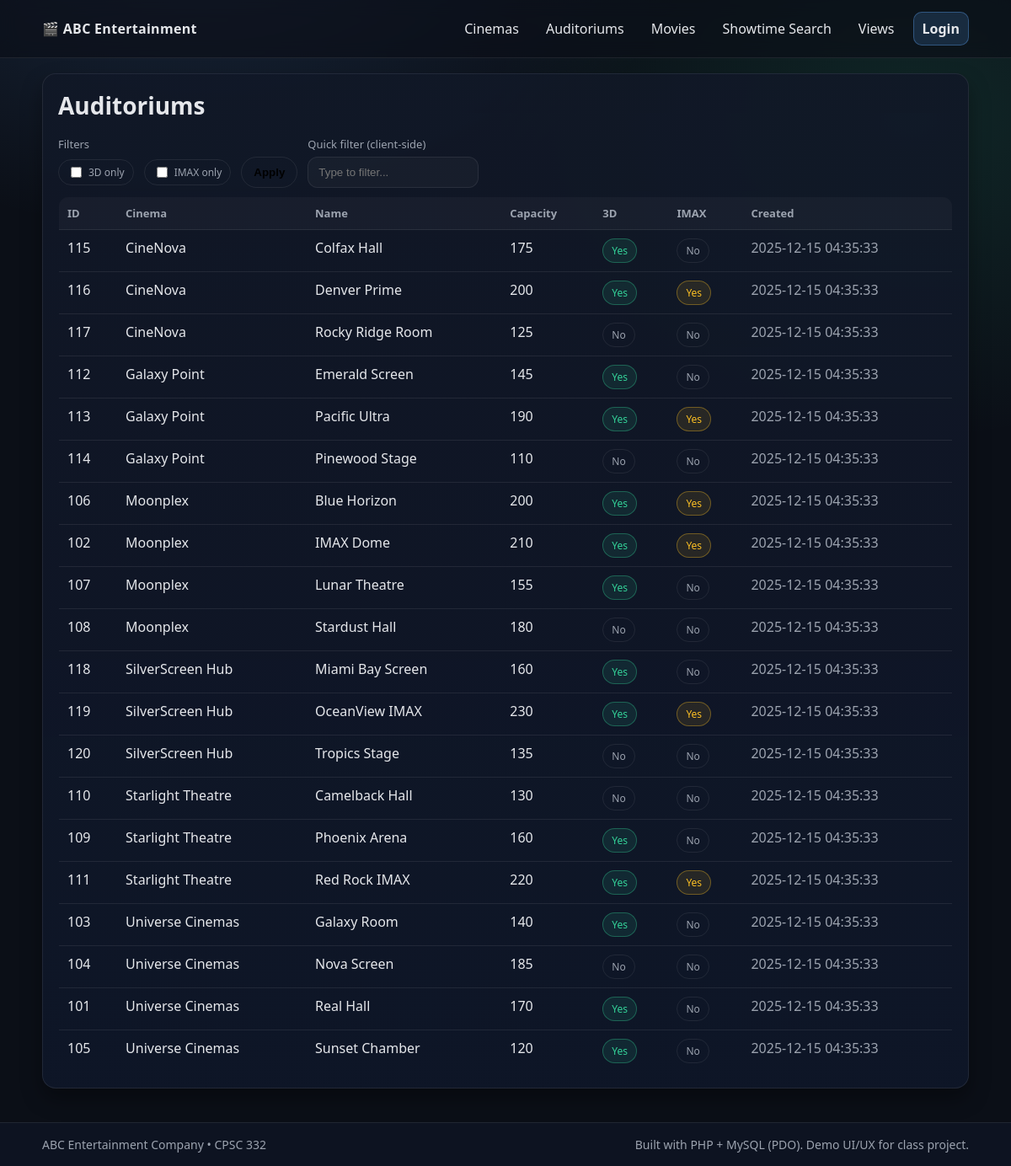
Page /auditoriums.php on the committed database.
### tables this page shows
CREATE TABLE AUDITORIUM (
    Auditorium_Id   INT,
    Name            VARCHAR(50),
    Capacity        INT NOT NULL,
    Support_3D      BIT,
    Support_IMAX    BIT,
    Cinema_Id       INT NOT NULL,
    Creation_Time TIMESTAMP NOT NULL DEFAULT CURRENT_TIMESTAMP,
    CONSTRAINT pk_auditorium 
        PRIMARY KEY (Auditorium_Id),
    CONSTRAINT uk_Aname UNIQUE (Name), 
    CONSTRAINT fk_auditorium_cinema
        FOREIGN KEY (Cinema_Id) REFERENCES CINEMA(Cinema_Id)
);

CREATE TABLE CINEMA (
    Cinema_Id       INT,
    Name            VARCHAR(100) NOT NULL,
    Street_no       VARCHAR(10),
    Street_name     VARCHAR(50),
    City            VARCHAR(50),
    State           VARCHAR(50),
    ZIP_code        VARCHAR(10),
    Creation_Time TIMESTAMP NOT NULL DEFAULT CURRENT_TIMESTAMP,
    CONSTRAINT pk_cinema 
        PRIMARY KEY (Cinema_Id)
);

### auth.php (called while the page is built, shortened)
<?php
function current_user(): ?array {
  return $_SESSION['user'] ?? null;
}

### util.php (called while the page is built, shortened)
<?php
function h(?string $s): string { return htmlspecialchars($s ?? '', ENT_QUOTES, 'UTF-8'); }

### auditoriums.php (the view, shortened to what this page needs)
<?php
$pdo = require __DIR__ . '/db.php';
require __DIR__ . '/partials/header.php';
$only3d = isset($_GET['only3d']) ? 1 : 0;
$onlyimax = isset($_GET['onlyimax']) ? 1 : 0;
$sql = "SELECT a.Auditorium_Id, a.Name AS Auditorium_Name, a.Capacity, a.Support_3D, a.Support_IMAX,
               c.Name AS Cinema_Name, a.Creation_Time
        FROM AUDITORIUM a
        JOIN CINEMA c ON c.Cinema_Id = a.Cinema_Id
        WHERE (:only3d = 0 OR a.Support_3D = 1)
          AND (:onlyimax = 0 OR a.Support_IMAX = 1)
        ORDER BY c.Name, a.Name";
$stmt = $pdo->prepare($sql);
$stmt->execute([':only3d' => $only3d, ':onlyimax' => $onlyimax]);
$rows = $stmt->fetchAll();
?>
<div class="card">
  <h1 class="h1">Auditoriums</h1>
  <div class="row" style="margin-top:8px;">
    <form method="get" class="row" style="margin:0; padding:0;">
      <div class="field" style="flex:0 0 auto;">
        <label>Filters</label>
        <div class="row" style="align-items:center;">
          <label class="badge"><input type="checkbox" name="only3d" value="1" <?= $only3d?'checked':''; ?> style="margin-right:8px;">3D only</label>
          <label class="badge"><input type="checkbox" name="onlyimax" value="1" <?= $onlyimax?'checked':''; ?> style="margin-right:8px;">IMAX only</label>
          <button class="btn btn--ghost" type="submit">Apply</button>
        </div>
      </div>
      <div class="field" style="flex:1">
        <label>Quick filter (client-side)</label>
        <input data-table-filter="audTable" placeholder="Type to filter...">
      </div>
    </form>
  </div>
  <table class="table" id="audTable">
    <thead>
      <tr>
        <th>ID</th><th>Cinema</th><th>Name</th><th>Capacity</th><th>3D</th><th>IMAX</th><th>Created</th>
      </tr>
    </thead>
    <tbody>
      <?php foreach ($rows as $r): ?>
        <tr>
          <td><?= (int)$r['Auditorium_Id'] ?></td>
          <td><?= h($r['Cinema_Name']) ?></td>
          <td><?= h($r['Auditorium_Name']) ?></td>
          <td><?= (int)$r['Capacity'] ?></td>
          <td><?= $r['Support_3D'] ? '<span class="badge badge--ok">Yes</span>' : '<span class="badge">No</span>' ?></td>
          <td><?= $r['Support_IMAX'] ? '<span class="badge badge--warn">Yes</span>' : '<span class="badge">No</span>' ?></td>
          <td class="muted"><?= h($r['Creation_Time']) ?></td>
        </tr>
      <?php endforeach; ?>
    </tbody>
  </table>
</div>
<?php require __DIR__ . '/partials/footer.php'; ?>

### partials/header.php (shortened to what this page needs)
<?php
require_once __DIR__ . '/../auth.php';
require_once __DIR__ . '/../util.php';
$user = current_user();
?>
<!doctype html>
<html lang="en">
<head>
  <link rel="stylesheet" href="style.css">
</head>
<body>
<header class="topbar">
  <div class="container topbar__inner">
    <a class="brand" href="index.php">ABC Entertainment</a>
    <nav class="nav">
      <a href="cinemas.php">Cinemas</a>
      <a href="auditoriums.php">Auditoriums</a>
      <a href="movies.php">Movies</a>
      <a href="showtime_search.php">Showtime Search</a>
      <a href="views.php">Views</a>
      <?php if ($user): ?>
        <a href="employees.php">Employees</a>
        <span class="nav__user">Hi, <?= h($user['fname'] ?? $user['username']) ?></span>
        <a class="btn btn--ghost" href="logout.php">Logout</a>
      <?php else: ?>
        <a class="btn btn--primary" href="login.php">Login</a>
      <?php endif; ?>
    </nav>
  </div>
</header>
<main class="container">

### partials/footer.php (shortened to what this page needs)
</main>
<footer class="footer">
  <div class="container footer__inner">
    <div>ABC Entertainment Company • CPSC 332</div>
    <div class="muted">Built with PHP + MySQL (PDO). Demo UI/UX for class project.</div>
  </div>
</footer>
</body>
</html>

### style.css (style rules this page uses)
:root { --bg:#0b0f17; --panel:#111827; --panel2:#0f172a; --text:#e5e7eb; --muted:#9ca3af; --brand:#60a5fa; --ok:#34d399; --warn:#fbbf24; --bad:#fb7185; --line: rgba(255,255,255,.08); --shadow: 0 12px 24px rgba(0,0,0,.35); --radius: 16px; --radius2: 12px; --font: ui-sans-serif, system-ui, -apple-system, Segoe UI, Roboto, Helvetica, Arial, "Apple Color Emoji","Segoe UI Emoji"; }
* { box-sizing:border-box; }
html,body { height:100%; }
body { margin:0; background: radial-gradient(1000px 700px at 20% -10%, rgba(96,165,250,.18), transparent 60%), radial-gradient(900px 700px at 90% 10%, rgba(52,211,153,.12), transparent 55%), var(--bg); color:var(--text); font-family:var(--font); }
a { color:inherit; text-decoration:none; }
.container { width:min(1100px, calc(100% - 32px)); margin:0 auto; padding: 18px 0; }
.topbar { position:sticky; top:0; z-index:10; backdrop-filter: blur(10px); background: rgba(11,15,23,.65); border-bottom:1px solid var(--line); }
.topbar__inner { display:flex; align-items:center; justify-content:space-between; gap:16px; padding:14px 0; }
.brand { font-weight:800; letter-spacing:.3px; }
.brand::before { content:"🎬 "; }
.nav { display:flex; align-items:center; flex-wrap:wrap; gap:12px; }
.nav a { padding:8px 10px; border-radius:10px; color:var(--text); }
.footer { border-top:1px solid var(--line); background: rgba(15,23,42,.55); margin-top: 22px; }
.footer__inner { display:flex; justify-content:space-between; gap:16px; padding: 16px 0; color:var(--muted); font-size: 14px; }
.muted { color:var(--muted); }
.card { background: linear-gradient(180deg, rgba(17,24,39,.9), rgba(15,23,42,.85)); border: 1px solid var(--line); border-radius: var(--radius); box-shadow: var(--shadow); padding: 18px; }
.h1 { font-size: 28px; margin:0 0 6px; }
.btn { display:inline-flex; align-items:center; justify-content:center; gap:10px; border-radius: 999px; padding: 10px 14px; border:1px solid transparent; font-weight:700; cursor:pointer; transition: transform .07s ease, opacity .1s ease, background .1s ease; }
.btn--primary { background: rgba(96,165,250,.16); border-color: rgba(96,165,250,.35); }
.btn--ghost { background: transparent; border-color: var(--line); }
.field { display:flex; flex-direction:column; gap:6px; margin: 10px 0; }
label { font-size: 13px; color: var(--muted); }
input, select, textarea { border-radius: 12px; border:1px solid var(--line); background: rgba(255,255,255,.03); color: var(--text); padding: 10px 12px; outline:none; }
.row { display:flex; gap:12px; flex-wrap:wrap; align-items:end; }
.row > .field { flex: 1 1 240px; }
.table { width:100%; border-collapse: collapse; overflow:hidden; border-radius: var(--radius2); border:1px solid var(--line); }
.table th, .table td { text-align:left; padding: 10px 10px; border-bottom: 1px solid var(--line); vertical-align: top; }
.table th { color: var(--muted); font-weight:700; font-size: 13px; background: rgba(255,255,255,.03); }
.badge { display:inline-flex; align-items:center; padding: 5px 10px; border-radius: 999px; border:1px solid var(--line); color: var(--muted); font-size: 12px; }
.badge--ok { border-color: rgba(52,211,153,.35); color: var(--ok); background: rgba(52,211,153,.10); }
.badge--warn { border-color: rgba(251,191,36,.35); color: var(--warn); background: rgba(251,191,36,.10); }

### rows in the picture
auditorium: Auditorium_Id "115", Cinema_Id.Name "CineNova", Name "Colfax Hall", Capacity "175", Support_3D "Yes", Support_IMAX "No", Creation_Time "2025-12-15 04:35:33"
auditorium: Auditorium_Id "116", Cinema_Id.Name "CineNova", Name "Denver Prime", Capacity "200", Support_3D "Yes", Support_IMAX "Yes", Creation_Time "2025-12-15 04:35:33"
auditorium: Auditorium_Id "117", Cinema_Id.Name "CineNova", Name "Rocky Ridge Room", Capacity "125", Support_3D "No", Support_IMAX "No", Creation_Time "2025-12-15 04:35:33"
auditorium: Auditorium_Id "112", Cinema_Id.Name "Galaxy Point", Name "Emerald Screen", Capacity "145", Support_3D "Yes", Support_IMAX "No", Creation_Time "2025-12-15 04:35:33"
auditorium: Auditorium_Id "113", Cinema_Id.Name "Galaxy Point", Name "Pacific Ultra", Capacity "190", Support_3D "Yes", Support_IMAX "Yes", Creation_Time "2025-12-15 04:35:33"
auditorium: Auditorium_Id "114", Cinema_Id.Name "Galaxy Point", Name "Pinewood Stage", Capacity "110", Support_3D "No", Support_IMAX "No", Creation_Time "2025-12-15 04:35:33"
auditorium: Auditorium_Id "106", Cinema_Id.Name "Moonplex", Name "Blue Horizon", Capacity "200", Support_3D "Yes", Support_IMAX "Yes", Creation_Time "2025-12-15 04:35:33"
auditorium: Auditorium_Id "102", Cinema_Id.Name "Moonplex", Name "IMAX Dome", Capacity "210", Support_3D "Yes", Support_IMAX "Yes", Creation_Time "2025-12-15 04:35:33"
auditorium: Auditorium_Id "107", Cinema_Id.Name "Moonplex", Name "Lunar Theatre", Capacity "155", Support_3D "Yes", Support_IMAX "No", Creation_Time "2025-12-15 04:35:33"
auditorium: Auditorium_Id "108", Cinema_Id.Name "Moonplex", Name "Stardust Hall", Capacity "180", Support_3D "No", Support_IMAX "No", Creation_Time "2025-12-15 04:35:33"
auditorium: Auditorium_Id "118", Cinema_Id.Name "SilverScreen Hub", Name "Miami Bay Screen", Capacity "160", Support_3D "Yes", Support_IMAX "No", Creation_Time "2025-12-15 04:35:33"
auditorium: Auditorium_Id "119", Cinema_Id.Name "SilverScreen Hub", Name "OceanView IMAX", Capacity "230", Support_3D "Yes", Support_IMAX "Yes", Creation_Time "2025-12-15 04:35:33"
auditorium: Auditorium_Id "120", Cinema_Id.Name "SilverScreen Hub", Name "Tropics Stage", Capacity "135", Support_3D "No", Support_IMAX "No", Creation_Time "2025-12-15 04:35:33"
auditorium: Auditorium_Id "110", Cinema_Id.Name "Starlight Theatre", Name "Camelback Hall", Capacity "130", Support_3D "No", Support_IMAX "No", Creation_Time "2025-12-15 04:35:33"
auditorium: Auditorium_Id "109", Cinema_Id.Name "Starlight Theatre", Name "Phoenix Arena", Capacity "160", Support_3D "Yes", Support_IMAX "No", Creation_Time "2025-12-15 04:35:33"
auditorium: Auditorium_Id "111", Cinema_Id.Name "Starlight Theatre", Name "Red Rock IMAX", Capacity "220", Support_3D "Yes", Support_IMAX "Yes", Creation_Time "2025-12-15 04:35:33"
auditorium: Auditorium_Id "103", Cinema_Id.Name "Universe Cinemas", Name "Galaxy Room", Capacity "140", Support_3D "Yes", Support_IMAX "No", Creation_Time "2025-12-15 04:35:33"
auditorium: Auditorium_Id "104", Cinema_Id.Name "Universe Cinemas", Name "Nova Screen", Capacity "185", Support_3D "No", Support_IMAX "No", Creation_Time "2025-12-15 04:35:33"
auditorium: Auditorium_Id "101", Cinema_Id.Name "Universe Cinemas", Name "Real Hall", Capacity "170", Support_3D "Yes", Support_IMAX "No", Creation_Time "2025-12-15 04:35:33"
auditorium: Auditorium_Id "105", Cinema_Id.Name "Universe Cinemas", Name "Sunset Chamber", Capacity "120", Support_3D "Yes", Support_IMAX "No", Creation_Time "2025-12-15 04:35:33"
